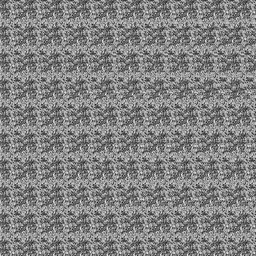
#> input picture shift5_70patch.png, 256 x 256 px, shrunk from 670 x 670 before the run; the run also reads 1 picture not shown here
$ jupyter execute --allow-errors correlation.ipynb   (shell and % lines are left out)
#> lines starting #> are read from the running program, lines starting #| are printed output that depends on the picture
[cell 1]
import matplotlib.pyplot as plt #plotting
import numpy as np #array handling
from PIL import Image, ImageOps #image loading
from scipy import signal #convolution
from ipywidgets import interact, interactive, fixed

[cell 2]
def generate_gabor(size, shift, sigma, rotation, phase_shift, frequency):
    radius = (int((size[0]/2.0)), int((size[1]/2.0)))
    [x, y] = np.meshgrid(range(-radius[0], radius[0]), range(-radius[1], radius[1])) # a BUG is fixed in this line
    x = x - int(shift[0])
    y = y - int(shift[1])
    x = x * frequency
    y = y * frequency
    tmp = x * np.cos(rotation) + y * np.sin(rotation) + phase_shift
    radius = (int(size[0]/2.0), int(size[1]/2.0))
    [x, y] = np.meshgrid(range(-radius[0], radius[0]), range(-radius[1], radius[1])) # a BUG is fixed in this line

    x = x - int(shift[0])
    y = y - int(shift[1])
    x1 = x * np.cos(rotation) + y * np.sin(rotation)
    y1 = -x * np.sin(rotation) + y * np.cos(rotation)

    sinusoid = np.cos(tmp)

    gauss = np.e * np.exp(np.negative(0.5 * ((x1**2 / sigma[0]**2) + (y1**2 / sigma[1]**2))))
    gauss = gauss / 2*np.pi * sigma[0] * sigma[1]

    gabor = gauss * sinusoid
    return gabor

def open_norm(path,verbose=False):
#> called with path = 'shift5_70patch.png', verbose = False
    raw = np.array(Image.open(path).convert("L"))
#> raw is the input picture: shape (256, 256); min 20, max 252, mean 130.2
    norm = (raw - np.mean(raw)) / np.std(raw)

    if verbose:
        return raw, norm
    else:
        return norm

def linear_convolution(center, slide):
    if (center.shape != slide.shape):
        return
    padded_slide = np.zeros((center.shape[0],center.shape[1]*3))
    padded_slide[0:,center.shape[1]:center.shape[1]*2] = center
    #plt.imshow(padded_slide,origin="lower")
    #plt.show()
    estimate = np.zeros([center.shape[1]*2])
    for x in range(center.shape[1]*2):
        dot = np.sum(padded_slide[0:,0+x:center.shape[1]+x] * slide)
        estimate[x] = dot
    #plt.plot(estimate)
    #plt.show()
    return np.abs(estimate)

def double_convolve(normal, shifted, image, pupillary_distance):

#> called with pupillary_distance = 70
    normal_convolved = signal.convolve2d(image, normal, boundary='symm', mode='same')
    shifted_convolved = signal.convolve2d(image, shifted, boundary='symm', mode='same')

    return_shape = image.shape
#> return_shape = (256, 256)

    realigned = np.zeros(return_shape)


    normal_convolved = normal_convolved[0:,0:-pupillary_distance]
#> normal_convolved: shape (256, 186) float64
    shifted_convolved = shifted_convolved[0:,pupillary_distance:]
#> shifted_convolved: shape (256, 186) float64


    diff = np.subtract(normal_convolved, shifted_convolved)
    mul = normal_convolved * shifted_convolved
    # [6 lines of commented-out code are left out]
    realigned[0:,pupillary_distance:] = mul
    return np.abs(realigned)

def scale_disparity(activity_map, disparity_map):
    scaled_disparity = np.zeros([activity_map.shape[0],activity_map.shape[1],disparity_map.shape[0]])
    scaled_disparity[:,:] = disparity_map
    for x in range(activity_map.shape[0]):
        for y in range(activity_map.shape[1]):
            scaled_disparity[x,y] = activity_map[x,y] * scaled_disparity[x,y]

    return scaled_disparity

[cell 3]
################################ First Filter
a1 = open_norm("shift5_70patch.png",verbose=False)
nf1 = generate_gabor((64, 64),(0.0, 0),(4.5, 7.59),2.5,3.14,0.4)
sf1 = generate_gabor((64, 64),(5.0, 0),(4.5, 7.59),3.0,3.14,0.4)
am1 = double_convolve(nf1, sf1, a1,70)
dm1 = linear_convolution(nf1, sf1)
#> the loop in linear_convolution, `for x in range(center.shape[1]*2):` made 128 passes
#> dot on passes 1 to 12: 0, 5.56e-11, 4.12e-10, 1.88e-09, 6.08e-09, 1.27e-08, -3.9e-10, -1.59e-07, -9.6e-07, -3.97e-06, -1.33e-05, -3.76e-05
#> after the loop in linear_convolution, `for x in range(center.shape[1]*2):`: estimate = 128 values, max 711318.8 at index 59, min -269096.6 at index 51, mean 13463.8
#> dm1 = 128 values, max 711318.8 at index 59, min 0 at index 0, mean 58821.8
sd1 = scale_disparity(am1,dm1)
################################ Second Filter
a2 = open_norm("shift5_70patch.png",verbose=False)
nf2 = generate_gabor((64, 64),(0.0, 0),(4.6, 7.5),3.1,3.0,0.3)
sf2 = generate_gabor((64, 64),(5.0, 0),(4.6, 7.5),3.1,3.0,0.3)
am2 = double_convolve(nf2, sf2, a2,70)
dm2 = linear_convolution(nf2, sf2)
#> in linear_convolution (call 2), `padded_slide[0:,center.shape[1]:center.shape[1]*2] = center`:
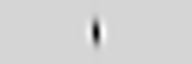
#> padded_slide: shape (64, 192) float64; min -145.8, max 28.74, mean -1; drawn with min black and max white
#> the loop in linear_convolution (call 2), `for x in range(center.shape[1]*2):` made 128 passes
#> dot on passes 1 to 12: 0, 8.96e-14, -3.93e-13, -7.56e-12, -5.73e-11, -3.15e-10, -1.41e-09, -5.31e-09, -1.68e-08, -4.13e-08, -5.49e-08, 1.62e-07
#> after the loop in linear_convolution (call 2), `for x in range(center.shape[1]*2):`: estimate = 128 values, max 1344141 at index 59, min -343638.9 at index 68, mean 43781.6
#> dm2 = 128 values, max 1344141 at index 59, min 0 at index 0, mean 100640.3
sd2 = scale_disparity(am2,dm2)
################################ Third Filter
a3 = open_norm("shift5_70patch.png",verbose=False)
nf3 = generate_gabor((64, 64),(0.0, 0),(4.6, 7.5),2.9,3.0,0.2)
sf3 = generate_gabor((64, 64),(5.0, 0),(4.6, 7.5),3.1,3.0,0.3)
am3 = double_convolve(nf3, sf3, a3,70)
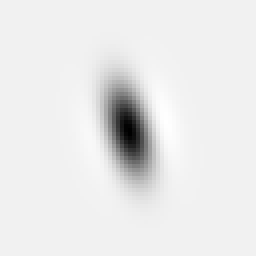
#> nf3: shape (64, 64) float64 (shown 4 times larger); min -145.8, max 7.96, mean -5.05; drawn with min black and max white
dm3 = linear_convolution(nf3, sf3)
#> in linear_convolution (call 3), `padded_slide[0:,center.shape[1]:center.shape[1]*2] = center`:
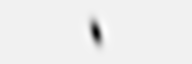
#> padded_slide: shape (64, 192) float64; min -145.8, max 7.96, mean -1.68; drawn with min black and max white
#> the loop in linear_convolution (call 3), `for x in range(center.shape[1]*2):` made 128 passes
#> dot on passes 1 to 12: 0, -4.6e-13, 2.63e-13, 1.83e-11, 1.47e-10, 8.07e-10, 3.59e-09, 1.37e-08, 4.55e-08, 1.31e-07, 3.11e-07, 5.02e-07
#> after the loop in linear_convolution (call 3), `for x in range(center.shape[1]*2):`: estimate = 128 values, max 1372809.4 at index 59, min -186095.2 at index 49, mean 75288.8
#> dm3 = 128 values, max 1372809.4 at index 59, min 0 at index 0, mean 106447.2
sd3 = scale_disparity(am3,dm3)
################################ Forth Filter
a4 = open_norm("shift5_70patch.png",verbose=False)
nf4 = generate_gabor((64, 64),(0.0, 0),(4.6, 7.5),3.1,3.0,0.3)
sf4 = generate_gabor((64, 64),(0.0, 0),(4.6, 7.5),2.9,2.9,0.25)
am4 = double_convolve(nf4, sf4, a4,70)
#> call 4 of double_convolve, with pupillary_distance = 70
#> in double_convolve (call 4), `shifted_convolved = shifted_convolved[0:,pupillary_distance:]`:
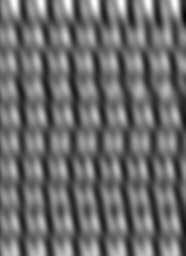
#> shifted_convolved: shape (256, 186) float64; min -7710.9, max 10350.8, mean 20.1; drawn with min black and max white
#> in double_convolve (call 4), `diff = np.subtract(normal_convolved, shifted_convolved)`:
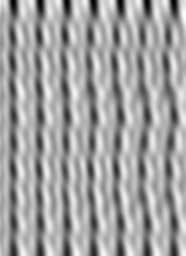
#> diff: shape (256, 186) float64; min -16128.7, max 9391.3, mean 8.6; drawn with min black and max white
#> in double_convolve (call 4), `mul = normal_convolved * shifted_convolved`:
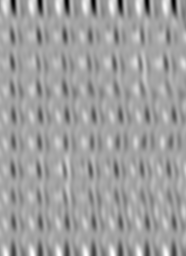
#> mul: shape (256, 186) float64; min -61348371.7, max 33773096, mean -1751859.3; drawn with min black and max white
#> in double_convolve (call 4), `realigned[0:,pupillary_distance:] = mul`:
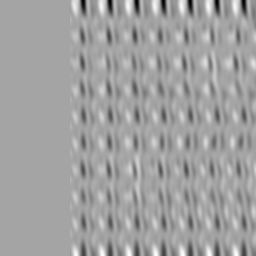
#> realigned: shape (256, 256) float64; min -61348371.7, max 33773096, mean -1272835.3; drawn with min black and max white
#> in double_convolve (call 4), `return np.abs(realigned)`:
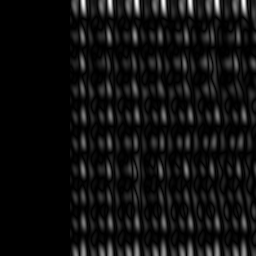
#> returned value: shape (256, 256) float64; min 0, max 61348371.7, mean 3987519.2; drawn with min black and max white
dm4 = linear_convolution(nf4, sf4)
#> dm4 = 128 values, max 1322317.8 at index 64, min 0 at index 0, mean 100677.4
sd4 = scale_disparity(am4,dm4)
################################ Fifth Filter
a5 = open_norm("shift5_70patch.png",verbose=False)
nf5 = generate_gabor((64, 64),(0.0, 0),(4.6, 7.5),3.0,3.0,0.3)
sf5 = generate_gabor((64, 64),(0.0, 0),(4.3, 7.5),2.8,2.8,0.25)
am5 = double_convolve(nf5, sf5, a5,70)
dm5 = linear_convolution(nf5, sf5)
#> dm5 = 128 values, max 1190640.4 at index 64, min 0 at index 0, mean 90525
sd5 = scale_disparity(am5,dm5)

[cell 4]
ca = sd1 + sd2 + sd3 + sd4
################################ Depth Estimate
depth_estimate = np.zeros([ca.shape[0],ca.shape[1]])

for x in range(ca.shape[0]):
    for y in range(ca.shape[1]):
        peak = np.abs(np.argmax(np.abs(ca[x,y]))-64)
        depth_estimate[x,y] = peak
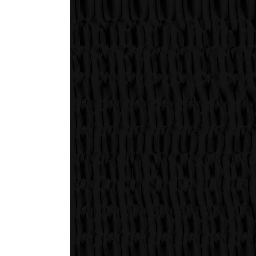
#> depth_estimate: shape (256, 256) float64; min 0, max 64, mean 20.2; drawn with min black and max white
plt.imshow(depth_estimate[0:,70:], cmap="binary")
plt.show()
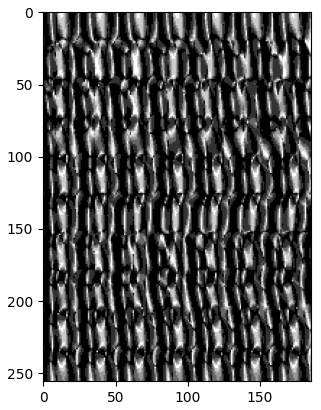
#> figure drawn by matplotlib, 1 panel
dm = np.array(Image.open("dm.png").convert("L"))
#> (the rest of this cell did not finish here and is left out)

[cell 5]
ca = sd2 + sd3 + sd4 + sd5
################################ Depth Estimate
depth_estimate = np.zeros([ca.shape[0],ca.shape[1]])

for x in range(ca.shape[0]):
    for y in range(ca.shape[1]):
        peak = np.abs(np.argmax(np.abs(ca[x,y]))-64)
        depth_estimate[x,y] = peak
plt.imshow(depth_estimate[0:,70:], cmap="binary")
plt.show()
dm = np.array(Image.open("dm.png").convert("L"))
#> (the rest of this cell did not finish here and is left out)
